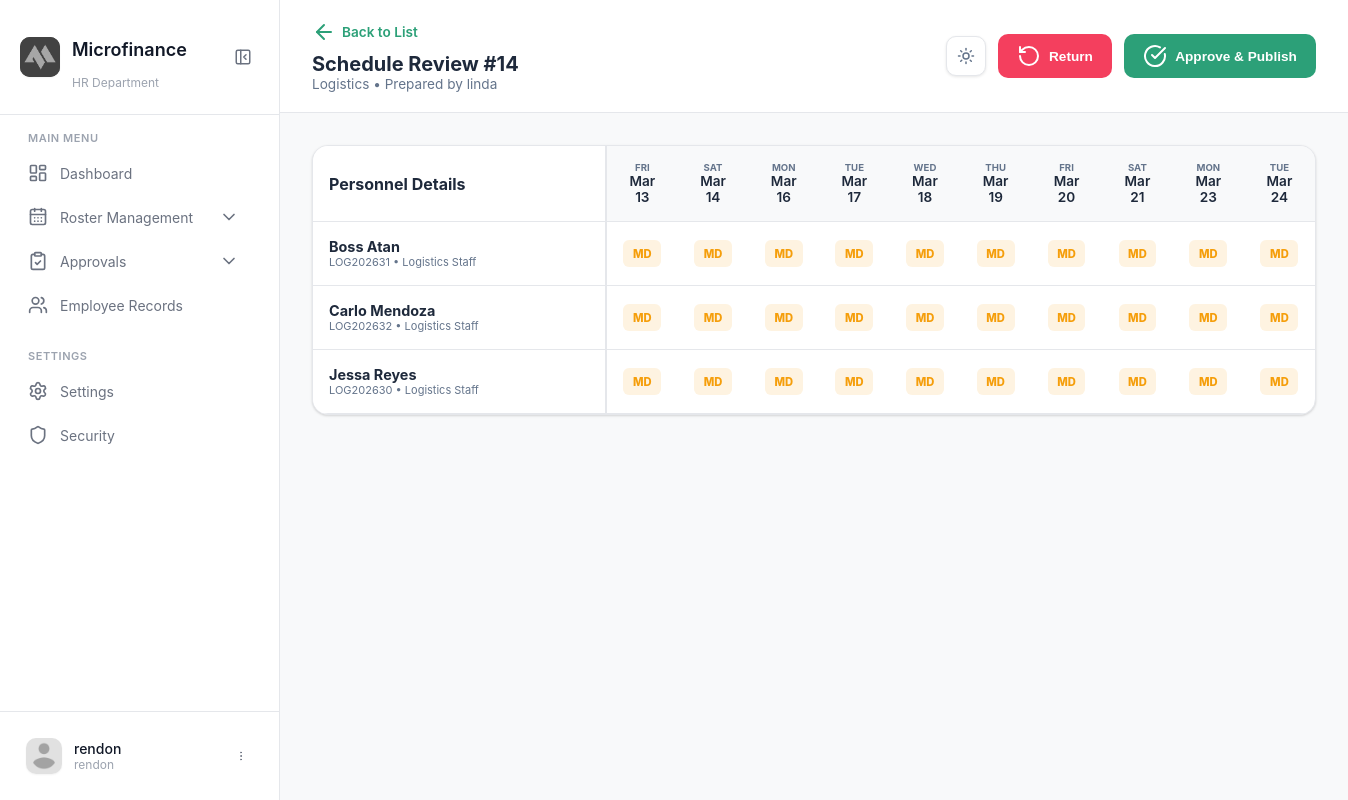
Page /modules/manager/roster_view.php?id=14 (signed in) on the committed database.
### tables this page shows
CREATE TABLE `weekly_roster` (
  `RosterID` int(11) NOT NULL,
  `DepartmentID` int(11) NOT NULL,
  `WeekStart` date NOT NULL,
  `WeekEnd` date NOT NULL,
  `Status` enum('DRAFT','FOR_REVIEW','RETURNED','APPROVED','PUBLISHED') NOT NULL DEFAULT 'DRAFT',
  `CreatedByAccountID` int(11) NOT NULL,
  `CreatedAt` timestamp NOT NULL DEFAULT current_timestamp(),
  `UpdatedAt` timestamp NOT NULL DEFAULT current_timestamp() ON UPDATE current_timestamp(),
  `ReviewedByAccountID` int(11) DEFAULT NULL,
  `ReviewedAt` datetime DEFAULT NULL,
  `ReviewNotes` text DEFAULT NULL,
  `PublishedByAccountID` int(11) DEFAULT NULL,
  `PublishedAt` datetime DEFAULT NULL
);

CREATE TABLE `department` (
  `DepartmentID` int(11) NOT NULL,
  `DepartmentName` varchar(100) NOT NULL
);

CREATE TABLE `useraccounts` (
  `AccountID` int(11) NOT NULL,
  `EmployeeID` int(11) DEFAULT NULL,
  `Username` varchar(50) NOT NULL,
  `Email` varchar(150) DEFAULT NULL,
  `PasswordHash` varchar(255) NOT NULL,
  `OTP_Code` varchar(6) DEFAULT NULL,
  `OTP_Expiry` datetime DEFAULT NULL,
  `IsVerified` tinyint(1) DEFAULT 0,
  `AccountStatus` enum('Active','Inactive','Suspended') DEFAULT 'Active'
);

### modules/manager/roster_view.php (the view, shortened to what this page needs)
<?php
require_once "../../config/config.php";
$rosterID = $_GET['id'] ?? null;
$stmt = $conn->prepare("
    SELECT wr.*, d.DepartmentName, ua.Username as PreparedBy
    FROM weekly_roster wr
    JOIN department d ON wr.DepartmentID = d.DepartmentID
    JOIN useraccounts ua ON wr.CreatedByAccountID = ua.AccountID
    WHERE wr.RosterID = ?
");
$stmt->bind_param("i", $rosterID);
$stmt->execute();
$roster = $stmt->get_result()->fetch_assoc();
$stmtDates = $conn->prepare("SELECT DISTINCT WorkDate FROM roster_assignment WHERE RosterID = ? ORDER BY WorkDate ASC");
$stmtDates->bind_param("i", $rosterID);
$stmtDates->execute();
$resDates = $stmtDates->get_result();
$dates = [];
while($d = $resDates->fetch_assoc()) { $dates[] = $d['WorkDate']; }
$qAssign = "
    SELECT ra.*, e.FirstName, e.LastName, e.EmployeeCode, p.PositionName
    FROM roster_assignment ra
    JOIN employee e ON ra.EmployeeID = e.EmployeeID
    JOIN employmentinformation ei ON e.EmployeeID = ei.EmployeeID
    JOIN positions p ON ei.PositionID = p.PositionID
    WHERE ra.RosterID = ?
    ORDER BY e.LastName ASC, ra.WorkDate ASC";
$stmt2 = $conn->prepare($qAssign);
$stmt2->bind_param("i", $rosterID);
$stmt2->execute();
$resAssign = $stmt2->get_result();
$scheduleMap = []; $empInfo = [];
while($row = $resAssign->fetch_assoc()) {
    $empID = $row['EmployeeID'];
    $empInfo[$empID] = [
        'name' => $row['FirstName'] . ' ' . $row['LastName'],
        'code' => $row['EmployeeCode'],
        'pos' => $row['PositionName']
    ];
    $scheduleMap[$empID][$row['WorkDate']] = $row['ShiftCode'];
}
?>
<!DOCTYPE html>
<html lang="en">
<head>
    <link rel="stylesheet" href="../../css/manager/roster_view.css">
</head>
<body class="theme-controlled">
    <?php include "sidebar.php"; ?>
    <main class="main-content">
        <header class="page-header">
            <div class="header-left">
                <a href="roster_review.php" class="back-link">
                    <i data-lucide="arrow-left"></i> Back to List
                </a>
                <div class="header-title-group">
                    <h1>Schedule Review <span>#<?php echo $rosterID; ?></span></h1>
                    <p><?php echo htmlspecialchars($roster['DepartmentName']); ?> • Prepared by <?php echo htmlspecialchars($roster['PreparedBy']); ?></p>
                </div>
            </div>
            <div class="header-right">
                <?php include "theme.php"; ?>
                <button class="btn btn-return" onclick="processStatus('RETURNED')">
                    <i data-lucide="rotate-ccw"></i> Return
                </button>
                <button class="btn btn-approve" onclick="processStatus('PUBLISHED')">
                    <i data-lucide="check-circle"></i> Approve & Publish
                </button>
            </div>
        </header>
        <div class="content-wrapper">
            <div class="content-card">
                <div class="table-container">
                    <table class="grid-table">
                        <thead>
                            <tr>
                                <th class="staff-col">Personnel Details</th>
                                <?php foreach($dates as $date): ?>
                                    <th>
                                        <div class="day-label"><?php echo date('D', strtotime($date)); ?></div>
                                        <div class="date-label"><?php echo date('M d', strtotime($date)); ?></div>
                                    </th>
                                <?php endforeach; ?>
                            </tr>
                        </thead>
                        <tbody>
                            <?php foreach($empInfo as $id => $info): ?>
                            <tr>
                                <td class="staff-col" onclick="viewFullSched(<?php echo $id; ?>, <?php echo $rosterID; ?>)">
                                    <div class="staff-name"><?php echo htmlspecialchars($info['name']); ?></div>
                                    <div class="staff-meta"><?php echo htmlspecialchars($info['code']); ?> • <?php echo htmlspecialchars($info['pos']); ?></div>
                                </td>
                                <?php foreach($dates as $date): ?>
                                    <td>
                                        <?php
                                            $s = $scheduleMap[$id][$date] ?? 'OFF';
                                            echo "<span class='tag tag-$s'>$s</span>";
                                        ?>
                                    </td>
                                <?php endforeach; ?>
                            </tr>
                            <?php endforeach; ?>
                        </tbody>
                    </table>
                </div>
            </div>
        </div>
    </main>
</body>
</html>

### css/manager/roster_view.css (style rules this page uses)
:root { --brand-green: #10b981; --brand-red: #f43f5e; --brand-blue: #3b82f6; --background: #f8fafc; --surface: #ffffff; --surface-hover: #f1f5f9; --text-main: #1e293b; --text-muted: #64748b; --border-color: #e2e8f0; --shadow: 0 4px 6px -1px rgba(0, 0, 0, 0.1); --sidebar-width: 280px; --transition: all 0.3s cubic-bezier(0.4, 0, 0.2, 1); }
body { margin: 0; padding: 0; font-family: 'Inter', sans-serif; background-color: var(--background); color: var(--text-main); display: flex; min-height: 100vh; }
.main-content { flex: 1; margin-left: var(--sidebar-width); transition: var(--transition); }
.page-header { background: var(--surface); border-bottom: 1px solid var(--border-color); padding: 1.25rem 2rem; display: flex; justify-content: space-between; align-items: center; position: sticky; top: 0; z-index: 100; }
.header-left { display: flex; flex-direction: column; gap: 4px; }
.header-left h1 { font-size: 1.25rem; font-weight: 700; margin: 0; }
.header-left p { font-size: 0.85rem; color: var(--text-muted); margin: 0; }
.header-right { display: flex; align-items: center; gap: 12px; }
.back-link { display: flex; align-items: center; gap: 6px; color: var(--brand-green); text-decoration: none; font-size: 0.85rem; font-weight: 600; margin-bottom: 4px; }
.content-wrapper { padding: 2rem; }
.content-card { background: var(--surface); border: 1px solid var(--border-color); border-radius: 16px; overflow: hidden; box-shadow: var(--shadow); }
.table-container { overflow-x: auto; width: 100%; }
.grid-table { width: 100%; border-collapse: separate; border-spacing: 0; }
.grid-table th { background: var(--background); padding: 1rem; border-bottom: 1px solid var(--border-color); text-align: center; }
.day-label { font-size: 0.6rem; color: var(--text-muted); text-transform: uppercase; font-weight: 700; }
.date-label { font-size: 0.85rem; font-weight: 600; }
.grid-table td { padding: 1rem; border-bottom: 1px solid var(--border-color); text-align: center; }
.staff-col { background: var(--surface) !important; min-width: 260px; text-align: left !important; position: sticky; left: 0; z-index: 10; border-right: 2px solid var(--border-color) !important; cursor: pointer; }
.staff-name { font-weight: 700; font-size: 0.9rem; }
.staff-meta { font-size: 11px; color: var(--text-muted); }
.tag { padding: 0.4rem 0.6rem; border-radius: 6px; font-weight: 800; font-size: 0.7rem; display: inline-block; }
.tag-MD { background: rgba(245, 158, 11, 0.12); color: #f59e0b; }
.btn { padding: 0.6rem 1.2rem; border-radius: 10px; font-weight: 600; font-size: 0.85rem; cursor: pointer; border: none; display: flex; align-items: center; gap: 8px; color: white; }
.btn-return { background: var(--brand-red); }
.btn-approve { background: var(--brand-green); }

### css/manager/sidebar.css (style rules this page uses)
:root { --brand-green:#2ca078; --brand-yellow:#ffc107; --background:#f8f9fa; --surface:#ffffff; --surface-hover:#f5f5f5; --sidebar-bg:#ffffff; --text-primary:#111827; --text-secondary:#6b7280; --text-tertiary:#9ca3af; --border-color:#e5e7eb; --shadow-sm:0 1px 2px 0 rgba(0,0,0,.05); --shadow:0 1px 3px 0 rgba(0,0,0,.10),0 1px 2px 0 rgba(0,0,0,.06); --shadow-lg:0 10px 15px -3px rgba(0,0,0,.10),0 4px 6px -2px rgba(0,0,0,.05); --logo-bg:#424242; --sidebar-width:280px; --sidebar-collapsed-width:72px; --transition:all .2s cubic-bezier(.4,0,.2,1); --transition-slow:all .3s cubic-bezier(.4,0,.2,1); }

### rows in the picture
weekly_roster: DepartmentID.DepartmentName "Logistics", CreatedByAccountID.Username "linda"

### other values in the picture
$deptName "HR Department"
$userName "rendon"
$userRole "rendon"
$rosterID "14"
date('D', strtotime($date)) "FRI"
date('M d', strtotime($date)) "Mar 13"
date('D', strtotime($date)) "SAT"
date('M d', strtotime($date)) "Mar 14"
date('D', strtotime($date)) "MON"
date('M d', strtotime($date)) "Mar 16"
date('D', strtotime($date)) "TUE"
date('M d', strtotime($date)) "Mar 17"
date('D', strtotime($date)) "WED"
date('M d', strtotime($date)) "Mar 18"
date('D', strtotime($date)) "THU"
